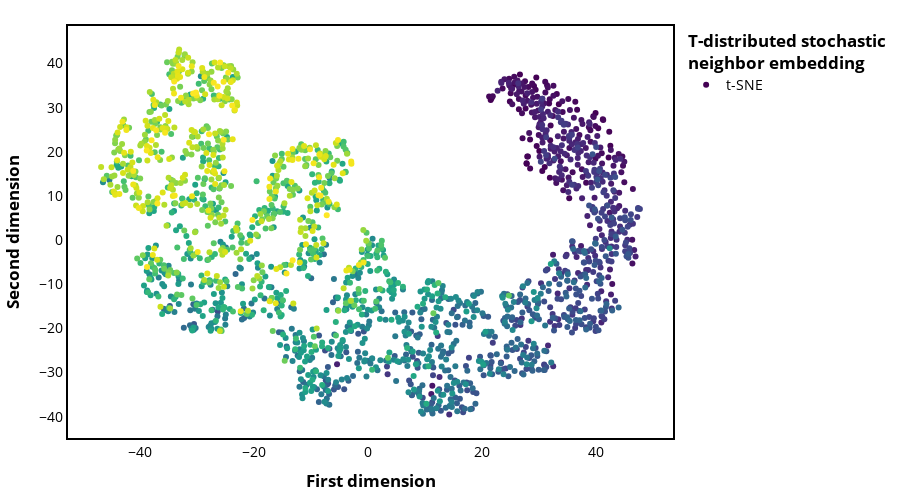

Source (notebook cell):
### Code cell
# Get the number of data.
length: int = transform_data_tsne[0].shape[0]

# Create a new figure.
plot_tnse: object = go.Figure()
# To plot colors.
viridis: object = cm.get_cmap("viridis", length)
color: "list[str]" = []

# Transform object colors to hexadecimal colors codes.
for i in range(length):
    color += [colors.rgb2hex(viridis(i))]

# Multiple scatter plot.
plot_tnse.add_trace(go.Scatter(
    x=transform_data_tsne[0],
    y=transform_data_tsne[1],
    mode="markers",
    marker=dict(color=color),
    name="t-SNE"
))

# Add the rectangle border.
plot_tnse.add_shape(
    type="rect",
    xref="paper",
    yref="paper",
    x0=0,
    y0=0,
    x1=1,
    y1=1,
    line=dict(color="black", width=2)
)

plot_tnse.update_traces()

# Modify general plot properties.
plot_tnse.update_layout(
    plot_bgcolor="white",
    legend_title="<b>T-distributed stochastic<br />neighbor embedding</b>",
    margin=dict(l=20, r=20, t=25, b=20),
    height=500,
    font=dict(size=14, color="black"),
    xaxis_title="<b>First dimension</b>",
    yaxis_title="<b>Second dimension</b>"
)

plot_tnse["data"][0]["showlegend"] = True

# Modify axis properties.
plot_tnse.update_xaxes(showline=True, linewidth=1, linecolor="black")
plot_tnse.update_yaxes(showline=True, linewidth=1, linecolor="black")

# Show the plot.
plot_tnse.show()

### Figure 1 — Plotly figure (JSON) as saved in the notebook; plotly's stock layout.template omitted (floating-point values rounded to 4 significant figures; data arrays with more than 128 entries replaced by an {"elided": "..."} marker saying what was removed)
{"data": [{"marker": {"color": {"elided": "1916 str values"}}, "mode": "markers", "name": "t-SNE", "showlegend": true, "type": "scatter", "x": {"elided": "1916 float values"}, "y": {"elided": "1916 float values"}}], "layout": {"font": {"color": "black", "size": 14}, "height": 500, "legend": {"title": {"text": "<b>T-distributed stochastic<br />neighbor embedding</b>"}}, "margin": {"b": 20, "l": 20, "r": 20, "t": 25}, "plot_bgcolor": "white", "shapes": [{"line": {"color": "black", "width": 2}, "type": "rect", "x0": 0, "x1": 1, "xref": "paper", "y0": 0, "y1": 1, "yref": "paper"}], "xaxis": {"linecolor": "black", "linewidth": 1, "showline": true, "title": {"text": "<b>First dimension</b>"}}, "yaxis": {"linecolor": "black", "linewidth": 1, "showline": true, "title": {"text": "<b>Second dimension</b>"}}}}
